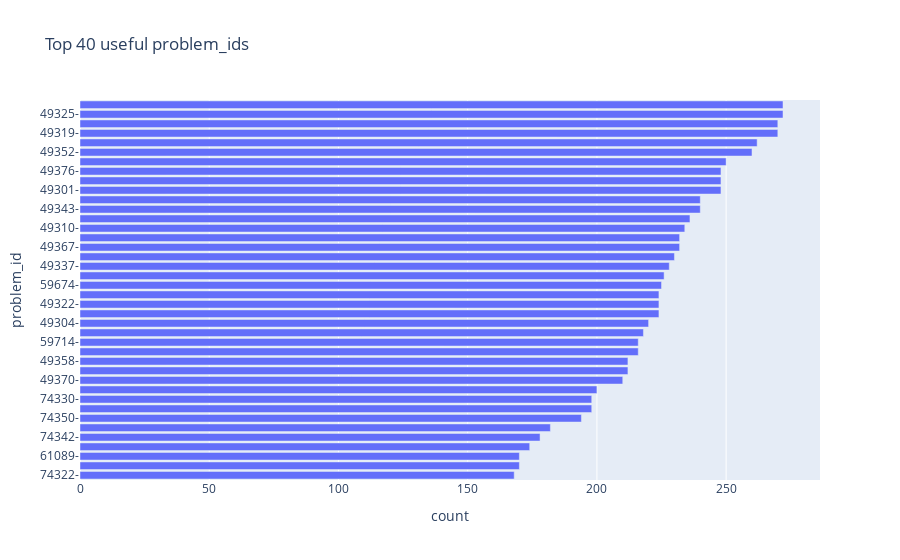

This figure's notebook cell:
### Code cell
ds = data['problem_id'].value_counts().reset_index()

ds.columns = [
    'problem_id',
    'count'
]

ds['problem_id'] = ds['problem_id'].astype(str) + '-'
ds = ds.sort_values(['count']).tail(40)

fig = px.bar(
    ds,
    x = 'count',
    y = 'problem_id',
    orientation = 'h',
    title = 'Top 40 useful problem_ids'
)

fig.show()

### Figure 1 — Plotly figure (JSON) as saved in the notebook; plotly's stock layout.template omitted (floating-point values rounded to 4 significant figures)
{"data": [{"alignmentgroup": "True", "hovertemplate": "count=%{x}<br>problem_id=%{y}<extra></extra>", "legendgroup": "", "marker": {"color": "#636efa"}, "name": "", "offsetgroup": "", "orientation": "h", "showlegend": false, "textposition": "auto", "type": "bar", "x": [168, 170, 170, 174, 178, 182, 194, 198, 198, 200, 210, 212, 212, 216, 216, 218, 220, 224, 224, 224, 225, 226, 228, 230, 232, 232, 234, 236, 240, 240, 248, 248, 248, 250, 260, 262, 270, 270, 272, 272], "xaxis": "x", "y": ["74322-", "74358-", "61089-", "74290-", "74342-", "74306-", "74350-", "49298-", "74330-", "74282-", "49370-", "49346-", "49358-", "49349-", "59714-", "49334-", "49304-", "49379-", "49322-", "49295-", "59674-", "49316-", "49337-", "49340-", "49367-", "49361-", "49310-", "49364-", "49343-", "49307-", "49301-", "49292-", "49376-", "49328-", "49352-", "49331-", "49319-", "49373-", "49325-", "49313-"], "yaxis": "y"}], "layout": {"barmode": "relative", "legend": {"tracegroupgap": 0}, "title": {"text": "Top 40 useful problem_ids"}, "xaxis": {"anchor": "y", "domain": [0, 1], "title": {"text": "count"}}, "yaxis": {"anchor": "x", "domain": [0, 1], "title": {"text": "problem_id"}}}}
